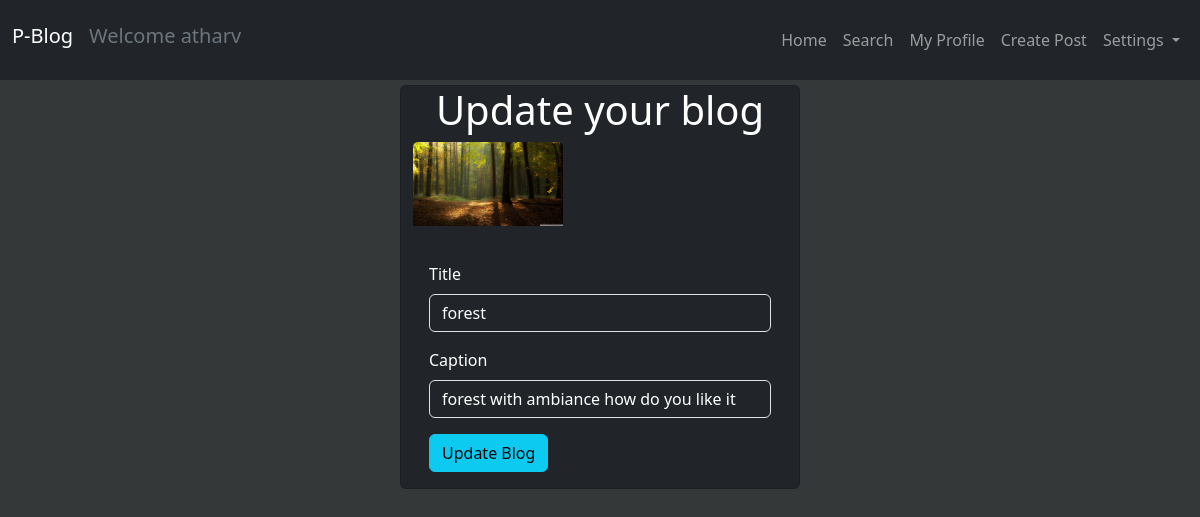
The page /editpost/2 (signed in) on the database its author committed.
### models.py (models this page shows, shortened)
class User(UserMixin, db.Model):
    __tablename__ = 'User'
    id = db.Column(db.Integer, primary_key=True, autoincrement=True)
    username = db.Column(db.String, nullable=False, unique=True)
    password = db.Column(db.String, nullable=False)
    following = db.relationship('User', secondary=ff, backref='followers',
        primaryjoin=(id == ff.c.follower), secondaryjoin=(id == ff.c.uid))
    posts = db.relationship('Post', backref='user', cascade="all, delete-orphan")
    liked = db.relationship('Post',secondary=like, backref='likes')
    comments = db.relationship('Comment', backref='user', cascade="all, delete-orphan")

class Post(db.Model):
    __tablename__ = 'Post'
    pid = db.Column(db.Integer, primary_key=True, autoincrement=True)
    title = db.Column(db.String, nullable=False)
    caption = db.Column(db.String)
    time = db.Column(db.DateTime(), default=datetime.datetime.now())
    image_url = db.Column(db.String)
    user_id = db.Column(db.Integer, db.ForeignKey('User.id', ondelete="CASCADE"))
    comments = db.relationship('Comment', backref='post', cascade="all, delete-orphan")

### app.py (the view)
@app.route('/editpost/<int:id>', methods=['GET','POST'])
@login_required
def editpost(id):
    active = ['','','','']
    post = Post.query.filter_by(pid=id).first()
    if request.method == 'POST':
        post.title = request.form['title']
        post.caption = request.form['caption']
        db.session.commit()
        flash('post updated!!')
        return redirect(url_for('profile',id=current_user.id))
    return render_template('edit_post.html',post=post, active=active)

### app.py (called while the page is built)
@login_manager.user_loader
def load_user(user_id):
    return User.query.get(int(user_id))

### templates/edit_post.html (shortened to what this page needs)
{% extends "base.html" %}
{% block content %}
<div class="container-fluid my-auto col-md-4 card text-bg-dark">
<h1 class="mx-auto">Update your blog</h1>
<img src="{{url_for('getfile', filename=post.image_url)}}" class="img-fluid card-img-top" id="preview">
<div class="align-items-center  card-body">
<form method="POST" enctype="multipart/form-data">
    <p>
        <label for="name" class="form-label">Title</label>
        <input type="text" name="title" class="form-control text-bg-dark " value="{{post.title}}">
    </p>
    <p>
        <label for="caption" class="form-label">Caption</label>
        <input type="text" name="caption" class="form-control text-bg-dark " value="{{post.caption}}">
    </p>
    <button class="btn btn-info" type="submit">Update Blog</button>
</form>
</div>
{% endblock %}

### templates/base.html (shortened to what this page needs)
<!DOCTYPE html>
<html lang="en">
<head>
    <link href="https://cdn.jsdelivr.net/npm/bootstrap@5.3.0-alpha1/dist/css/bootstrap.min.css" rel="stylesheet"
>
    <link rel="stylesheet" href="https://cdn.jsdelivr.net/npm/bootstrap-icons@1.10.3/font/bootstrap-icons.css">
</head>
<body style="background-color: #353839;padding-top: 85px;">
    <nav class="navbar fixed-top navbar-expand-lg navbar-dark bg-dark">
        <div class="container-fluid">
            <a class="navbar-brand h1" href="">P-Blog</a>
            <p class="navbar-brand mt-2 text-secondary">Welcome {{current_user.username}}</p>
            <div class="collapse navbar-collapse" id="navbarSupportedContent">
                <ul class="navbar-nav ms-auto mb-2 mb-lg-0 ">
                    <li class="nav-item">
                        <a class="nav-link {{active[0]}}" aria-current="page" href="{{url_for('home')}}">Home</a>
                    </li>
                    <li class="nav-item">
                        <a class="nav-link {{active[1]}}" href="{{url_for('search')}}">Search</a>
                    </li>
                    <li class="nav-item">
                        <a class="nav-link {{active[2]}} " aria-current="page"
                            href="{{url_for('profile',id=current_user.id)}}">My
                            Profile</a>
                    </li>
                    <li class="nav-item">
                        <a class="nav-link {{active[3]}}" aria-current="page" href="{{url_for('post')}}">Create Post</a>
                    </li>
                    <div class="dropdown" data-bs-theme="dark">
                        <li class="nav-item dropdown">
                            <a class="nav-link dropdown-toggle" href="#" id="navbarDropdown" role="button"
                                data-bs-toggle="dropdown" aria-expanded="false">
                                Settings
                            </a>
                        </li>
                    </div>
                </ul>
            </div>
        </div>
    </nav>
    {% block content %}{% endblock %}
</body>
</html>

### templates/base.html (style rules this page uses)
#preview { width: 150px; margin-bottom: 20px; }

### rows shown on the page
User: username "atharv"
Post: image_url (picture), title "forest", caption "forest with ambiance how do you like it"
